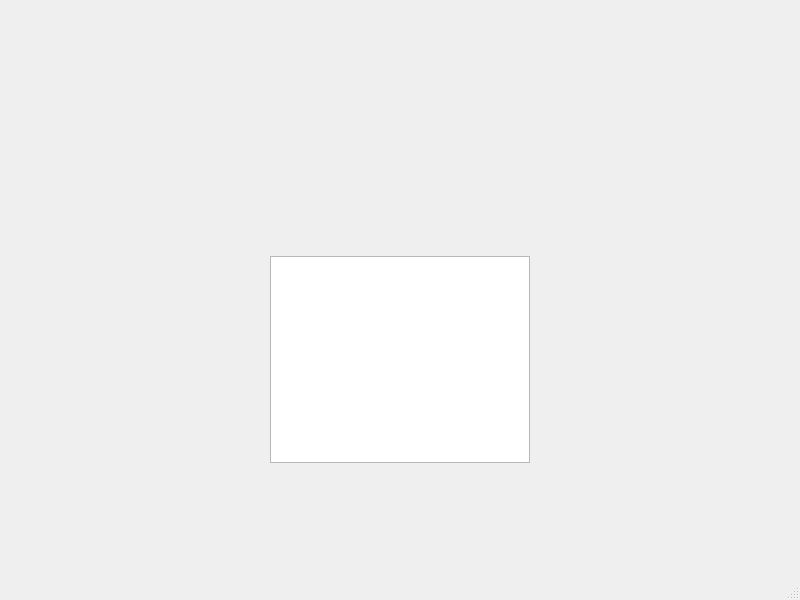
<?xml version="1.0" encoding="UTF-8"?>
<ui version="4.0">
 <class>MainWindow</class>
 <widget class="QMainWindow" name="MainWindow">
  <property name="geometry">
   <rect>
    <x>0</x>
    <y>0</y>
    <width>800</width>
    <height>600</height>
   </rect>
  </property>
  <property name="windowTitle">
   <string>MainWindow</string>
  </property>
  <property name="styleSheet">
   <string notr="true"/>
  </property>
  <widget class="QWidget" name="centralwidget">
   <layout class="QGridLayout" name="gridLayout">
    <item row="0" column="1">
     <spacer name="spacer_2">
      <property name="orientation">
       <enum>Qt::Vertical</enum>
      </property>
      <property name="sizeHint" stdset="0">
       <size>
        <width>20</width>
        <height>247</height>
       </size>
      </property>
     </spacer>
    </item>
    <item row="1" column="0">
     <spacer name="horizontalSpacer_2">
      <property name="orientation">
       <enum>Qt::Horizontal</enum>
      </property>
      <property name="sizeHint" stdset="0">
       <size>
        <width>254</width>
        <height>20</height>
       </size>
      </property>
     </spacer>
    </item>
    <item row="1" column="1">
     <widget class="QTextEdit" name="textEdit">
      <property name="inputMethodHints">
       <set>Qt::ImhNone</set>
      </property>
      <property name="lineWidth">
       <number>0</number>
      </property>
      <property name="verticalScrollBarPolicy">
       <enum>Qt::ScrollBarAlwaysOff</enum>
      </property>
      <property name="horizontalScrollBarPolicy">
       <enum>Qt::ScrollBarAlwaysOff</enum>
      </property>
      <property name="readOnly">
       <bool>true</bool>
      </property>
      <property name="html">
       <string>&lt;!DOCTYPE HTML PUBLIC &quot;-//W3C//DTD HTML 4.0//EN&quot; &quot;http://www.w3.org/TR/REC-html40/strict.dtd&quot;&gt;
&lt;html&gt;&lt;head&gt;&lt;meta name=&quot;qrichtext&quot; content=&quot;1&quot; /&gt;&lt;style type=&quot;text/css&quot;&gt;
p, li { white-space: pre-wrap; }
&lt;/style&gt;&lt;/head&gt;&lt;body style=&quot; font-family:'Ubuntu'; font-size:11pt; font-weight:400; font-style:normal;&quot;&gt;
&lt;p style=&quot;-qt-paragraph-type:empty; margin-top:0px; margin-bottom:0px; margin-left:0px; margin-right:0px; -qt-block-indent:0; text-indent:0px;&quot;&gt;&lt;br /&gt;&lt;/p&gt;&lt;/body&gt;&lt;/html&gt;</string>
      </property>
      <property name="cursorWidth">
       <number>0</number>
      </property>
      <property name="textInteractionFlags">
       <set>Qt::NoTextInteraction</set>
      </property>
     </widget>
    </item>
    <item row="1" column="2">
     <spacer name="horizontalSpacer">
      <property name="orientation">
       <enum>Qt::Horizontal</enum>
      </property>
      <property name="sizeHint" stdset="0">
       <size>
        <width>254</width>
        <height>20</height>
       </size>
      </property>
     </spacer>
    </item>
    <item row="2" column="1">
     <widget class="QWidget" name="widget" native="true">
      <property name="minimumSize">
       <size>
        <width>100</width>
        <height>100</height>
       </size>
      </property>
     </widget>
    </item>
   </layout>
  </widget>
  <widget class="QMenuBar" name="menubar">
   <property name="geometry">
    <rect>
     <x>0</x>
     <y>0</y>
     <width>800</width>
     <height>22</height>
    </rect>
   </property>
  </widget>
  <widget class="QStatusBar" name="statusbar"/>
 </widget>
 <resources/>
 <connections/>
</ui>
